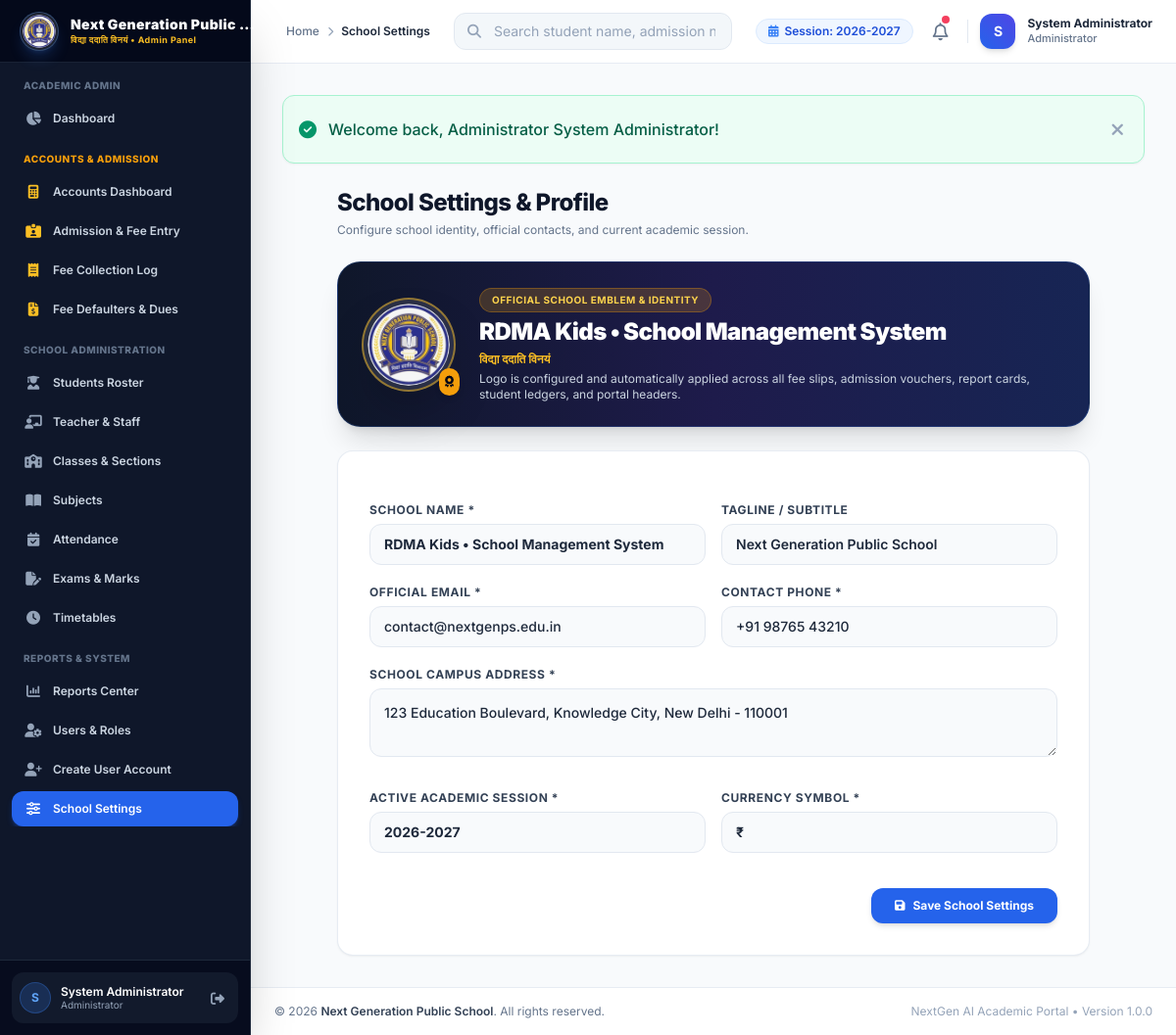
The app's page /admin/settings/index.php (signed in) with its own data.
### tables this page shows
CREATE TABLE `school_settings` (
  `id` INT AUTO_INCREMENT PRIMARY KEY,
  `setting_key` VARCHAR(100) NOT NULL UNIQUE,
  `setting_value` TEXT DEFAULT NULL,
  `updated_at` DATETIME DEFAULT CURRENT_TIMESTAMP ON UPDATE CURRENT_TIMESTAMP
);

### includes/auth.php (called while the page is built, shortened)
<?php
require_once __DIR__ . '/../config/database.php';
function base_url($path = '') {
    $script_name = $_SERVER['SCRIPT_NAME'] ?? '';
    if (strpos($script_name, '/admin/') !== false) {
        $root = substr($script_name, 0, strpos($script_name, '/admin/'));
    } elseif (strpos($script_name, '/teacher/') !== false) {
        $root = substr($script_name, 0, strpos($script_name, '/teacher/'));
    } elseif (strpos($script_name, '/student/') !== false) {
        $root = substr($script_name, 0, strpos($script_name, '/student/'));
    } else {
        $dir = dirname($script_name);
        $root = ($dir === '/' || $dir === '\\') ? '' : $dir;
    }
    $clean_path = ltrim($path, '/');
    return rtrim($root, '/') . ($clean_path ? '/' . $clean_path : '');
}
function is_logged_in() {
    return isset($_SESSION['user_id']) && !empty($_SESSION['user_id']);
}
function is_admin() {
    return is_logged_in() && ($_SESSION['role'] ?? '') === 'admin';
}
function is_teacher() {
    return is_logged_in() && ($_SESSION['role'] ?? '') === 'teacher';
}
function is_student() {
    return is_logged_in() && ($_SESSION['role'] ?? '') === 'student';
}
function get_school_setting($key, $default = '') {
    global $pdo;
    try {
        $stmt = $pdo->prepare("SELECT setting_value FROM school_settings WHERE setting_key = :k LIMIT 1");
        $stmt->execute(['k' => $key]);
        $val = $stmt->fetchColumn();
        return $val !== false ? $val : $default;
    } catch (Exception $e) {
        return $default;
    }
}
function get_school_logo() {
    $logo = get_school_setting('school_logo', 'assets/images/logo_circle.png');
    return base_url($logo);
}
function e($string) {
    return htmlspecialchars($string ?? '', ENT_QUOTES, 'UTF-8');
}

### admin/settings/index.php (the view, shortened to what this page needs)
<?php
require_once __DIR__ . '/../../includes/auth.php';
$s_name     = get_school_setting('school_name', 'Next Generation Public School');
$s_tagline  = get_school_setting('school_tagline', 'Next Generation Public School');
$s_email    = get_school_setting('school_email', 'contact@nextgenps.edu.in');
$s_phone    = get_school_setting('school_phone', '+91 98765 43210');
$s_address  = get_school_setting('school_address', '123 Education Boulevard, Knowledge City, New Delhi - 110001');
$s_session  = get_school_setting('academic_session', '2026-2027');
$s_currency = get_school_setting('currency_symbol', '₹');
$page_title = 'School Settings';
require_once __DIR__ . '/../../includes/header.php';
?>
<div class="max-w-3xl mx-auto space-y-6">
    <div class="flex items-center justify-between">
        <div>
            <h1 class="text-2xl font-extrabold text-slate-900 tracking-tight">School Settings & Profile</h1>
            <p class="text-xs text-slate-500 mt-1">Configure school identity, official contacts, and current academic session.</p>
        </div>
    </div>
    <div class="bg-gradient-to-r from-slate-900 via-indigo-950 to-blue-950 p-6 rounded-3xl border border-blue-500/20 text-white shadow-xl flex flex-col sm:flex-row items-center gap-6">
        <div class="relative shrink-0">
            <img src="<?= get_school_logo() ?>" alt="Next Generation Public School" class="w-24 h-24 object-contain rounded-full shadow-2xl border-2 border-amber-400/50 bg-white/10 p-1">
            <div class="absolute -bottom-1 -right-1 bg-amber-500 text-slate-950 p-1.5 rounded-full text-xs shadow-md">
                <i class="fa-solid fa-award"></i>
            </div>
        </div>
        <div class="text-center sm:text-left space-y-1">
            <span class="px-3 py-1 bg-amber-500/20 text-amber-300 border border-amber-500/30 rounded-full font-bold text-[10px] uppercase tracking-wider inline-block">
                Official School Emblem & Identity
            </span>
            <h2 class="text-2xl font-black tracking-tight text-white"><?= e($s_name) ?></h2>
            <p class="text-xs font-bold text-amber-400">विद्या ददाति विनयं</p>
            <p class="text-xs text-slate-300">Logo is configured and automatically applied across all fee slips, admission vouchers, report cards, student ledgers, and portal headers.</p>
        </div>
    </div>
    <div class="bg-white rounded-2xl border border-slate-200/80 shadow-sm p-6 sm:p-8">
        <form action="index.php" method="POST" class="space-y-5">
            <div class="grid grid-cols-1 sm:grid-cols-2 gap-4">
                <div>
                    <label for="school_name" class="block text-xs font-bold uppercase tracking-wider text-slate-700 mb-1.5">School Name *</label>
                    <input type="text" id="school_name" name="school_name" value="<?= e($s_name) ?>" required
                        class="w-full py-2.5 px-3.5 bg-slate-50 border border-slate-200 rounded-xl text-sm font-bold text-slate-800 focus:bg-white focus:outline-none focus:ring-2 focus:ring-blue-500/20 focus:border-blue-600 transition-all">
                </div>
                <div>
                    <label for="school_tagline" class="block text-xs font-bold uppercase tracking-wider text-slate-700 mb-1.5">Tagline / Subtitle</label>
                    <input type="text" id="school_tagline" name="school_tagline" value="<?= e($s_tagline) ?>"
                        class="w-full py-2.5 px-3.5 bg-slate-50 border border-slate-200 rounded-xl text-sm font-semibold text-slate-800 focus:bg-white focus:outline-none focus:ring-2 focus:ring-blue-500/20 focus:border-blue-600 transition-all">
                </div>
            </div>
            <div class="grid grid-cols-1 sm:grid-cols-2 gap-4">
                <div>
                    <label for="school_email" class="block text-xs font-bold uppercase tracking-wider text-slate-700 mb-1.5">Official Email *</label>
                    <input type="email" id="school_email" name="school_email" value="<?= e($s_email) ?>" required
                        class="w-full py-2.5 px-3.5 bg-slate-50 border border-slate-200 rounded-xl text-sm font-medium text-slate-800 focus:bg-white focus:outline-none focus:ring-2 focus:ring-blue-500/20 focus:border-blue-600 transition-all">
                </div>
                <div>
                    <label for="school_phone" class="block text-xs font-bold uppercase tracking-wider text-slate-700 mb-1.5">Contact Phone *</label>
                    <input type="text" id="school_phone" name="school_phone" value="<?= e($s_phone) ?>" required
                        class="w-full py-2.5 px-3.5 bg-slate-50 border border-slate-200 rounded-xl text-sm font-medium text-slate-800 focus:bg-white focus:outline-none focus:ring-2 focus:ring-blue-500/20 focus:border-blue-600 transition-all">
                </div>
            </div>
            <div>
                <label for="school_address" class="block text-xs font-bold uppercase tracking-wider text-slate-700 mb-1.5">School Campus Address *</label>
                <textarea id="school_address" name="school_address" rows="2" required
                    class="w-full p-3.5 bg-slate-50 border border-slate-200 rounded-xl text-sm font-medium text-slate-800 focus:bg-white focus:outline-none focus:ring-2 focus:ring-blue-500/20 focus:border-blue-600 transition-all"><?= e($s_address) ?></textarea>
            </div>
            <div class="grid grid-cols-1 sm:grid-cols-2 gap-4 pt-2">
                <div>
                    <label for="academic_session" class="block text-xs font-bold uppercase tracking-wider text-slate-700 mb-1.5">Active Academic Session *</label>
                    <input type="text" id="academic_session" name="academic_session" value="<?= e($s_session) ?>" required
                        class="w-full py-2.5 px-3.5 bg-slate-50 border border-slate-200 rounded-xl text-sm font-bold text-slate-800 focus:bg-white focus:outline-none focus:ring-2 focus:ring-blue-500/20 focus:border-blue-600 transition-all">
                </div>
                <div>
                    <label for="currency_symbol" class="block text-xs font-bold uppercase tracking-wider text-slate-700 mb-1.5">Currency Symbol *</label>
                    <input type="text" id="currency_symbol" name="currency_symbol" value="<?= e($s_currency) ?>" required
                        class="w-full py-2.5 px-3.5 bg-slate-50 border border-slate-200 rounded-xl text-sm font-bold text-slate-800 focus:bg-white focus:outline-none focus:ring-2 focus:ring-blue-500/20 focus:border-blue-600 transition-all">
                </div>
            </div>
            <div class="pt-4 flex items-center justify-end">
                <button type="submit" class="px-6 py-2.5 bg-blue-600 hover:bg-blue-700 text-white font-bold text-xs rounded-xl shadow-md transition-all flex items-center space-x-2">
                    <i class="fa-solid fa-floppy-disk text-xs"></i>
                    <span>Save School Settings</span>
                </button>
            </div>
        </form>
    </div>
</div>
<?php require_once __DIR__ . '/../../includes/footer.php'; ?>

### includes/navbar.php (shortened to what this page needs)
<?php
if (is_admin()) {
    $nav_dash_link = base_url('admin/dashboard.php');
    $nav_role_title = 'Administrator';
    $nav_bg_gradient = 'from-blue-600 to-indigo-600';
} elseif (is_accountant()) {
    $nav_dash_link = base_url('admin/accounts/index.php');
    $nav_role_title = 'Accountant';
    $nav_bg_gradient = 'from-amber-600 to-yellow-600';
} elseif (is_teacher()) {
    $nav_dash_link = base_url('teacher/dashboard.php');
    $nav_role_title = 'Teacher';
    $nav_bg_gradient = 'from-indigo-600 to-purple-600';
} else {
    $nav_dash_link = base_url('student/dashboard.php');
    $nav_role_title = 'Student / Parent';
    $nav_bg_gradient = 'from-emerald-600 to-teal-600';
}
$current_academic_session = get_school_setting('academic_session', '2026-2027');
?>
<header class="sticky top-0 z-30 bg-white/90 backdrop-blur-md border-b border-slate-200/80 no-print">
    <div class="flex items-center justify-between h-16 px-4 md:px-6">
        <div class="flex items-center space-x-3">
            <div class="hidden sm:flex items-center space-x-2 text-xs text-slate-500 font-medium">
                <a href="<?= $nav_dash_link ?>" class="hover:text-blue-600">Home</a>
                <i class="fa-solid fa-chevron-right text-[10px] text-slate-400"></i>
                <span class="text-slate-800 font-semibold"><?= e($page_title ?? 'Dashboard') ?></span>
            </div>
        </div>
        <div class="hidden md:flex items-center flex-1 max-w-md mx-6">
            <?php if (!is_student()): ?>
            <form action="<?= base_url(is_teacher() ? 'teacher/students/index.php' : 'admin/students/index.php') ?>" method="GET" class="w-full relative">
                <div class="absolute inset-y-0 left-0 pl-3.5 flex items-center pointer-events-none text-slate-400">
                    <i class="fa-solid fa-magnifying-glass text-sm"></i>
                </div>
                <input type="text" name="search" placeholder="Search student name, admission no..."
                    class="w-full pl-10 pr-4 py-2 text-sm bg-slate-100/80 border border-slate-200 rounded-xl focus:bg-white focus:outline-none focus:ring-2 focus:ring-blue-500/20 focus:border-blue-500 transition-all placeholder-slate-400">
            </form>
            <?php endif; ?>
        </div>
        <div class="flex items-center space-x-3">
            <div class="hidden lg:flex items-center space-x-1.5 px-3 py-1 bg-blue-50 text-blue-700 rounded-full text-xs font-semibold border border-blue-100">
                <i class="fa-solid fa-calendar-days text-blue-500"></i>
                <span>Session: <?= e($current_academic_session) ?></span>
            </div>
            <div class="relative">
                <a href="<?= base_url(is_admin() || is_accountant() ? 'admin/notices/index.php' : (is_teacher() ? 'teacher/notices/index.php' : 'student/notices.php')) ?>" class="relative p-2 rounded-xl text-slate-500 hover:text-slate-700 hover:bg-slate-100 transition-colors inline-block" title="Notices">
                    <i class="fa-regular fa-bell text-lg"></i>
                    <span class="absolute top-1.5 right-1.5 w-2 h-2 rounded-full bg-rose-500 ring-2 ring-white"></span>
                </a>
            </div>
            <div class="flex items-center space-x-3">
                <div class="w-9 h-9 rounded-xl bg-gradient-to-tr <?= $nav_bg_gradient ?> text-white flex items-center justify-center font-bold text-sm shadow-md">
                    <?= strtoupper(substr($_SESSION['full_name'] ?? 'U', 0, 1)) ?>
                </div>
                <div class="hidden md:block text-left">
                    <span class="block text-xs font-bold text-slate-800 leading-tight"><?= e($_SESSION['full_name'] ?? 'User') ?></span>
                    <span class="block text-[11px] text-slate-500 font-medium"><?= $nav_role_title ?></span>
                </div>
            </div>
        </div>
    </div>
</header>

### records on screen
school_settings: setting_value "2026-2027", academic_session "2026-2027"
school_settings: setting_value "RDMA Kids • School Management System", school_name "RDMA Kids • School Management System"

### other values on screen
$role_badge "Admin Panel"
substr($_SESSION['full_name'] ?? 'U', 0, 1) "S"
$_SESSION['full_name'] "System Administrator"
$role_label "Administrator"
$page_title "School Settings"
$nav_role_title "Administrator"
$flash['text'] "Welcome back, Administrator System Administrator!"
